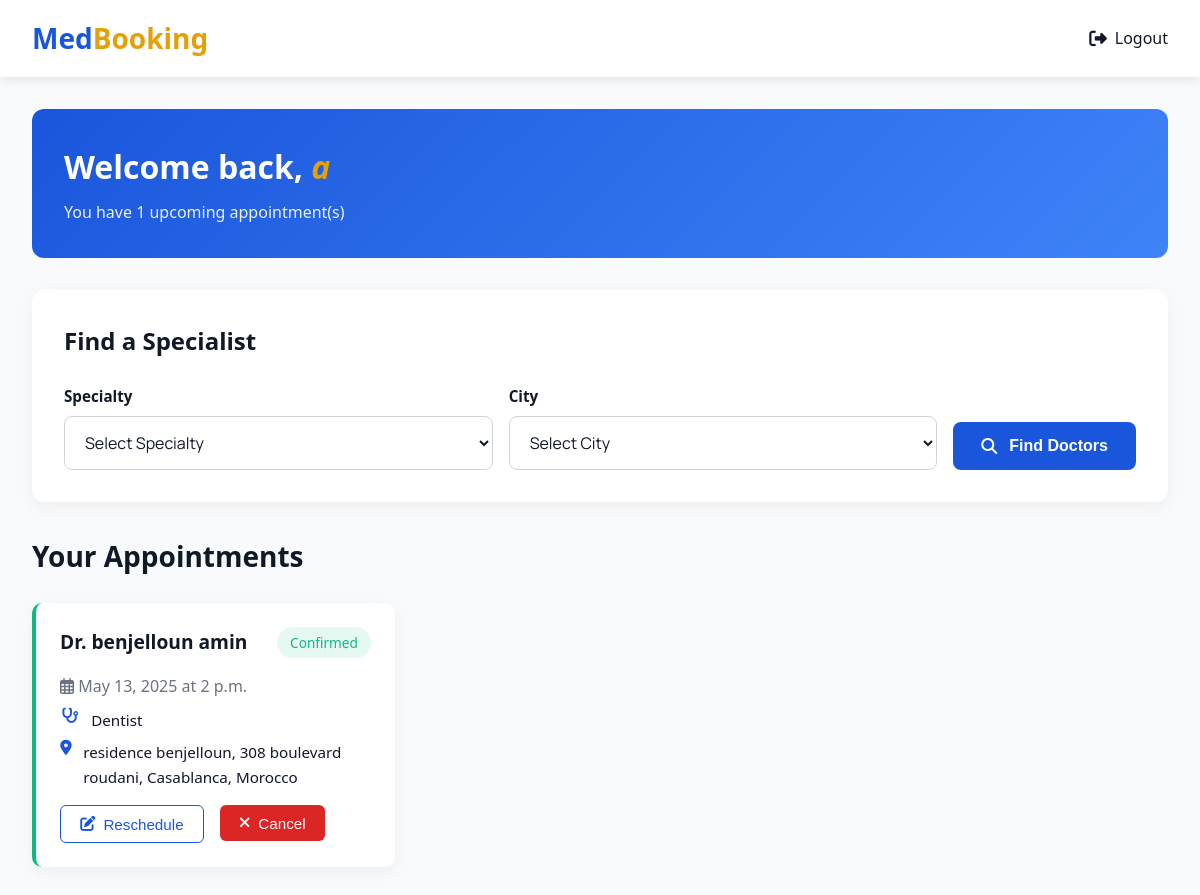
Page /patient/ (signed in) on the committed database.
### medbooking/models.py (models this page shows, shortened)
class Patient(AbstractBaseUser, PermissionsMixin):
    GENDER_CHOICES = [
        ('Male', 'Male'),
        ('Female', 'Female'),
    ]
    username = models.CharField(max_length=150, unique=True)
    email = models.EmailField(unique=True)
    age = models.PositiveIntegerField(default=18)
    gender= models.CharField(max_length=6, choices=GENDER_CHOICES, default='Male')
    is_active = models.BooleanField(default=True)
    is_staff = models.BooleanField(default=False)
    is_superuser = models.BooleanField(default=False)  # Required for admin access
    groups = models.ManyToManyField(
        'auth.Group',
        related_name='patient_groups',  # Add related_name to avoid conflict
        blank=True,
    )
    user_permissions = models.ManyToManyField(
        'auth.Permission',
        related_name='patient_user_permissions',  # Add related_name to avoid conflict
        blank=True,
    )
    objects = PatientManager()
    USERNAME_FIELD = 'username'
    REQUIRED_FIELDS = ['email']

class Appointment(models.Model):
    STATUS_CHOICES = [
        ('Pending', 'Pending'),
        ('Confirmed', 'Confirmed'),
        ('Rescheduled', 'Rescheduled'),
        ('Cancelled', 'Cancelled'),
        ('Refused', 'Refused'),
    ]
    patient = models.ForeignKey(Patient, on_delete=models.CASCADE, related_name='appointments')
    doctor = models.ForeignKey(Doctor, on_delete=models.CASCADE, related_name='appointments')
    date = models.DateField()
    time = models.TimeField()
    status = models.CharField(max_length=20, choices=STATUS_CHOICES, default='Pending')
    reschedule_message = models.TextField(blank=True, null=True)

class Doctor(models.Model):
    GENDER_CHOICES = [
        ('Male', 'Male'),
        ('Female', 'Female'),
    ]
    name = models.CharField(max_length=150)
    email = models.EmailField(unique=True)
    age = models.PositiveIntegerField(default=18)
    password = models.CharField(max_length=128)
    city = models.CharField(max_length=100)
    gender = models.CharField(max_length=6, choices=GENDER_CHOICES, default='Male' )
    specialty = models.CharField(max_length=100)
    clinic_address = models.TextField()
    experience_years = models.IntegerField()

### medbooking/views.py (the view)
# urls.py: path('patient/', views.patient, name='patient'),
def patient(request):
    patient = Patient.objects.get(username=request.user.username)
    appointments = Appointment.objects.filter(patient=patient).order_by('date', 'time')
    doctors = Doctor.objects.all()  # Pass all doctors to the template
    return render(request, 'patient.html', {'appointments': appointments, 'doctors': doctors})

### medbooking/templates/patient.html (shortened to what this page needs)
<!DOCTYPE html>
<html lang="en">
<head>
    <link rel="stylesheet" href="https://cdnjs.cloudflare.com/ajax/libs/font-awesome/6.4.0/css/all.min.css">
</head>
<body>
    <nav class="navbar">
        <div class="logo">Med<span>Booking</span></div>
        <div class="nav-links">
            <a href="{% url 'home' %}">
                <i class="fas fa-sign-out-alt"></i>
                <span>Logout</span>
            </a>
        </div>
    </nav>
    <div class="container">
        <div class="welcome-banner">
            <div class="welcome-text">
                <h1>Welcome back, <span>{{ request.user.username }}</span></h1>
                <p>You have {{ appointments|length }} upcoming appointment(s)</p>
            </div>
        </div>
        <div class="search-section">
            <h2 class="search-title">Find a Specialist</h2>
            <form action="{% url 'search_doctors' %}" method="get" class="search-form">
                <div class="form-group">
                    <label for="specialty">Specialty</label>
                    <select name="specialty" id="specialty" required>
                        <option value="">Select Specialty</option>
                    </select>
                </div>
                <div class="form-group">
                    <label for="city">City</label>
                    <select name="city" id="city" required>
                        <option value="">Select City</option>
                    </select>
                </div>
                <button type="submit" class="search-button">
                    <i class="fas fa-search"></i> Find Doctors
                </button>
            </form>
        </div>
        <h2 class="section-title">Your Appointments</h2>
        {% if appointments %}
        <div class="appointments-grid">
            {% for appointment in appointments %}
            <div class="appointment-card {{ appointment.status|lower }}">
                <div class="appointment-header">
                    <div class="doctor-name">Dr. {{ appointment.doctor.name }}</div>
                    <div class="appointment-status status-{{ appointment.status|lower }}">
                        {{ appointment.status }}
                    </div>
                </div>
                <div class="appointment-time">
                    <i class="far fa-calendar-alt"></i> {{ appointment.date }} at {{ appointment.time }}
                </div>
                <div class="appointment-details">
                    <div class="detail-item">
                        <i class="fas fa-stethoscope"></i>
                        <span>{{ appointment.doctor.specialty }}</span>
                    </div>
                    <div class="detail-item">
                        <i class="fas fa-map-marker-alt"></i>
                        <span>{{ appointment.doctor.clinic_address }}</span>
                    </div>
                </div>
                <div class="appointment-actions">
                    {% if appointment.status == 'Rescheduled' %}
                    <form action="{% url 'update_appointment_status' appointment.id %}" method="post" style="display: inline;">
                        {% csrf_token %}
                        <button type="submit" name="status" value="Confirmed" class="btn btn-success">
                            <i class="fas fa-check"></i> Confirm
                        </button>
                    </form>
                    <form action="{% url 'update_appointment_status' appointment.id %}" method="post" style="display: inline;">
                        {% csrf_token %}
                        <button type="submit" name="status" value="Cancelled" class="btn btn-danger">
                            <i class="fas fa-times"></i> Cancel
                        </button>
                    </form>
                    {% elif appointment.status == 'Confirmed' %}
                    <button class="btn btn-outline">
                        <i class="fas fa-edit"></i> Reschedule
                    </button>
                    <form action="{% url 'update_appointment_status' appointment.id %}" method="post" style="display: inline;">
                        <button type="submit" name="status" value="Cancelled" class="btn btn-danger">
                            <i class="fas fa-times"></i> Cancel
                        </button>
                    </form>
                    {% endif %}
                </div>
            </div>
            {% endfor %}
        </div>
        {% endif %}
    </div>
</body>
</html>

### medbooking/templates/patient.html (style rules this page uses)
:root { --primary-blue: #1a56db; --secondary-blue: #3f83f8; --accent-yellow: #e3a008; --dark-gray: #111827; --medium-gray: #6b7280; --light-gray: #f3f4f6; --white: #ffffff; --success-green: #10b981; --warning-orange: #f59e0b; --error-red: #dc2626; }
* { margin: 0; padding: 0; box-sizing: border-box; }
body { font-family: 'Segoe UI', 'Roboto', 'Helvetica Neue', sans-serif; background-color: #f8fafc; color: var(--dark-gray); line-height: 1.6; }
.navbar { background-color: var(--white); box-shadow: 0 2px 10px rgba(0, 0, 0, 0.1); padding: 1rem 2rem; display: flex; justify-content: space-between; align-items: center; }
.logo { font-family: 'Segoe UI', 'Roboto', 'Helvetica Neue', sans-serif; font-weight: 700; font-size: 1.75rem; color: var(--primary-blue); }
.logo span { color: var(--accent-yellow); }
.nav-links { display: flex; align-items: center; gap: 1.5rem; }
.nav-links a { text-decoration: none; color: var(--dark-gray); font-weight: 500; display: flex; align-items: center; gap: 0.5rem; transition: color 0.2s ease; }
.nav-links a i { font-size: 1.1rem; }
.container { max-width: 1200px; margin: 2rem auto; padding: 0 2rem; }
.welcome-banner { background: linear-gradient(135deg, var(--primary-blue), var(--secondary-blue)); color: white; padding: 2rem; border-radius: 12px; margin-bottom: 2rem; display: flex; justify-content: space-between; align-items: center; }
.welcome-text h1 { font-family: 'Segoe UI', 'Roboto', 'Helvetica Neue', sans-serif; font-size: 2rem; margin-bottom: 0.5rem; }
.welcome-text h1 span { color: var(--accent-yellow); font-style: italic; }
.welcome-text p { opacity: 0.9; }
.search-section { background-color: var(--white); border-radius: 12px; padding: 2rem; box-shadow: 0 5px 15px rgba(0, 0, 0, 0.05); margin-bottom: 2rem; }
.search-title { font-family: 'Segoe UI', 'Roboto', 'Helvetica Neue', sans-serif; font-size: 1.5rem; margin-bottom: 1.5rem; color: var(--dark-gray); }
.search-form { display: grid; grid-template-columns: 1fr 1fr auto; gap: 1rem; align-items: flex-end; }
.form-group { margin-bottom: 0; }
label { display: block; margin-bottom: 0.5rem; font-weight: 600; font-size: 0.95rem; color: var(--dark-gray); }
select { width: 100%; padding: 0.875rem 1rem; border: 1px solid #d1d5db; border-radius: 8px; font-family: 'Manrope', sans-serif; font-size: 1rem; transition: all 0.2s ease; background-color: var(--white); color: var(--dark-gray); }
.search-button { padding: 0.875rem 1.75rem; border-radius: 8px; font-weight: 600; font-size: 1rem; cursor: pointer; transition: all 0.2s ease; display: inline-flex; align-items: center; justify-content: center; gap: 0.75rem; background-color: var(--primary-blue); color: white; border: none; height: 48px; }
.section-title { font-family:'Segoe UI', 'Roboto', 'Helvetica Neue', sans-serif; font-size: 1.75rem; margin-bottom: 1.5rem; color: var(--dark-gray); }
.appointments-grid { display: grid; grid-template-columns: repeat(auto-fill, minmax(350px, 1fr)); gap: 1.5rem; }
.appointment-card { background-color: var(--white); border-radius: 10px; box-shadow: 0 5px 15px rgba(0, 0, 0, 0.05); padding: 1.5rem; border-left: 4px solid; transition: transform 0.2s ease, box-shadow 0.2s ease; }
.appointment-card.confirmed { border-left-color: var(--success-green); }
.appointment-header { display: flex; justify-content: space-between; align-items: flex-start; margin-bottom: 1rem; }
.doctor-name { font-weight: 600; font-size: 1.2rem; color: var(--dark-gray); }
.appointment-status { padding: 0.3rem 0.8rem; border-radius: 20px; font-size: 0.85rem; font-weight: 500; }
.status-confirmed { background-color: rgba(16, 185, 129, 0.1); color: var(--success-green); }
.appointment-time { font-weight: 500; color: var(--medium-gray); margin-bottom: 0.5rem; }
.appointment-details { margin-bottom: 1rem; }
.detail-item { display: flex; margin-bottom: 0.5rem; font-size: 0.95rem; }
.detail-item i { color: var(--primary-blue); margin-right: 0.7rem; width: 20px; text-align: center; }
.appointment-actions { display: flex; gap: 1rem; margin-top: 1rem; }
.btn { padding: 0.6rem 1.2rem; border-radius: 6px; font-weight: 500; cursor: pointer; transition: all 0.2s ease; font-size: 0.95rem; display: inline-flex; align-items: center; justify-content: center; gap: 0.5rem; border: none; }
.btn-outline { background-color: transparent; color: var(--primary-blue); border: 1px solid var(--primary-blue); }
.btn-danger { background-color: var(--error-red); color: white; }

### rows in the picture
Patient: user.username "a"
Appointment: doctor.name "benjelloun amin", status "Confirmed", date "May 13, 2025", time "2 p.m.", doctor.specialty "Dentist", doctor.clinic_address "residence benjelloun, 308 boulevard roudani, Casablanca, Morocco", shows "Reschedule"

### other values in the picture
{{ appointments|length }} "1"
